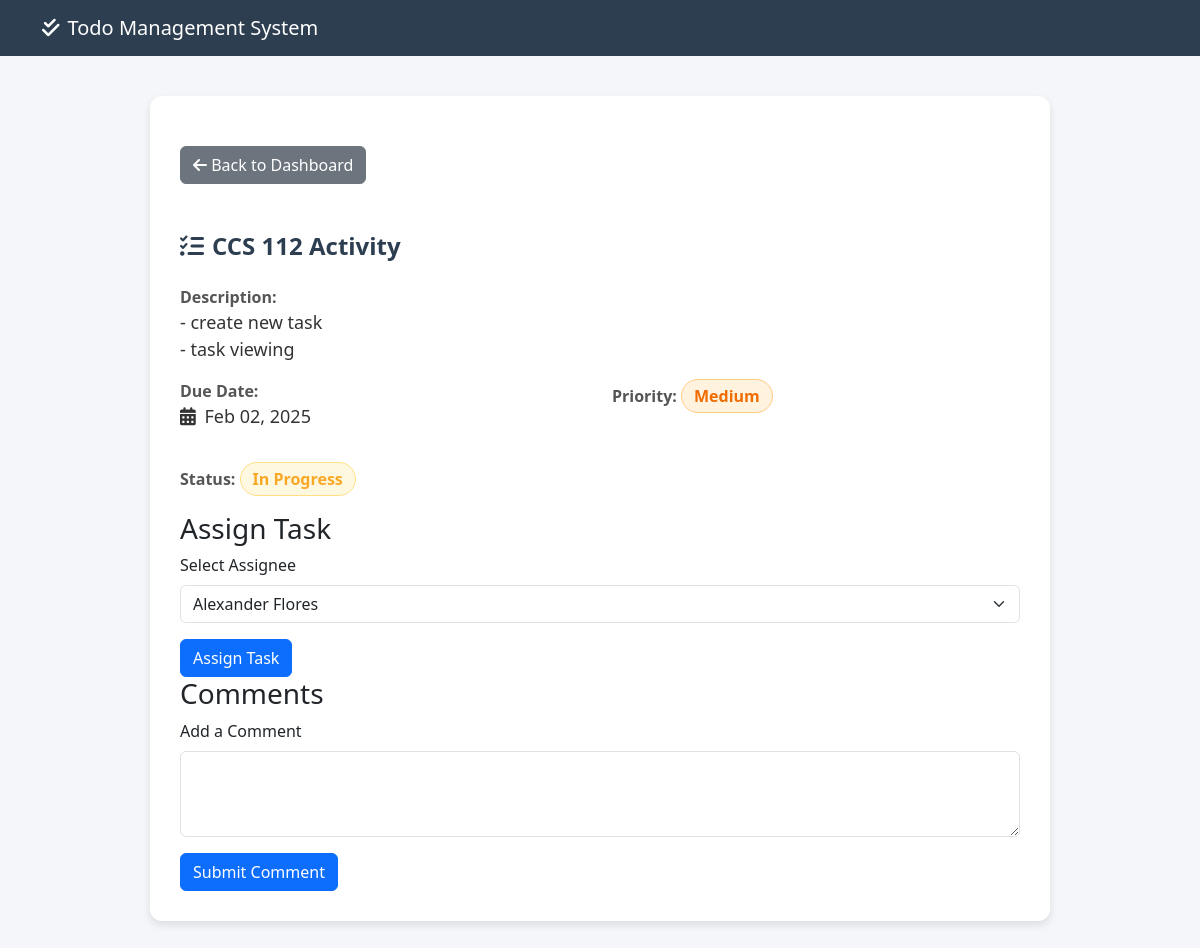
The app's page /view_task.php?id=2 with its own data.
### tables this page shows
CREATE TABLE `tasks` (
  `id` int(11) NOT NULL,
  `title` varchar(255) NOT NULL,
  `description` text DEFAULT NULL,
  `due_date` date NOT NULL,
  `priority` enum('Low','Medium','High') DEFAULT 'Medium',
  `status` enum('todo','in_progress','done') DEFAULT 'todo',
  `created_at` timestamp NOT NULL DEFAULT current_timestamp(),
  `updated_at` timestamp NOT NULL DEFAULT current_timestamp() ON UPDATE current_timestamp(),
  `assignee_id` int(11) DEFAULT NULL
);

### view_task.php (the view, shortened to what this page needs)
<?php
    include 'db_connect.php';
    $id = $_GET['id'];
    $query = "SELECT * FROM tasks WHERE id = $id";
    $result = mysqli_query($conn, $query);
    $task = mysqli_fetch_assoc($result);
    $users = [
        ['id' => 1, 'name' => 'Aila Niala'],
        ['id' => 2, 'name' => 'Alexander Flores'],
        ['id' => 3, 'name' => 'Andrei Asnan'],
        ['id' => 4, 'name' => 'Carl Manuel Gonzales'],
        ['id' => 5, 'name' => 'Carla Tabafunda']
    ];
?>
<!DOCTYPE html>
<html lang="en">
<head>
    <link href="https://cdn.jsdelivr.net/npm/bootstrap@5.3.0/dist/css/bootstrap.min.css" rel="stylesheet">
    <link rel="stylesheet" href="https://cdnjs.cloudflare.com/ajax/libs/font-awesome/6.0.0/css/all.min.css">
</head>
<body>
    <nav class="navbar navbar-expand-lg navbar-dark">
        <div class="container">
            <a class="navbar-brand" href="index.php">
                <i class="fas fa-check-double me-2"></i>Todo Management System
            </a>
        </div>
    </nav>
    <div class="container">
        <div class="task-container">
            <a href="index.php" class="btn btn-secondary back-btn">
                <i class="fas fa-arrow-left"></i> Back to Dashboard
            </a>
            <br><br><br>
            <h2 class="task-title mb-4">
                <i class="fas fa-tasks me-2"></i><?php echo htmlspecialchars($task['title']); ?>
            </h2>
            <div class="mb-3">
                <span class="task-label">Description:</span>
                <p class="task-value"><?php echo nl2br(htmlspecialchars($task['description'])); ?></p>
            </div>
            <div class="row">
                <div class="col-md-6 mb-3">
                    <span class="task-label">Due Date:</span>
                    <p class="task-value"><i class="fas fa-calendar-alt me-1"></i>
                        <?php echo date('M d, Y', strtotime($task['due_date'])); ?>
                    </p>
                </div>
                <div class="col-md-6 mb-3">
                    <span class="task-label">Priority:</span>
                    <span class="badge priority-<?php echo strtolower($task['priority']); ?>">
                        <?php echo $task['priority']; ?>
                    </span>
                </div>
                <div class="col-md-6 mb-3">
                    <span class="task-label">Status:</span>
                    <span class="badge status-<?php echo str_replace('_', '-', $task['status']); ?>">
                        <?php echo ucwords(str_replace('_', ' ', $task['status'])); ?>
                    </span>
                </div>
            </div>
            <h3>Assign Task</h3>
            <form action="" method="POST">
                <div class="mb-3">
                    <label for="assignee" class="form-label">Select Assignee</label>
                    <select class="form-select" id="assignee" name="assignee_id">
                        <?php foreach ($users as $user): ?>
                            <option value="<?php echo $user['id']; ?>" <?php echo $user['id'] == $task['assignee_id'] ? 'selected' : ''; ?>>
                                <?php echo $user['name']; ?>
                            </option>
                        <?php endforeach; ?>
                    </select>
                </div>
                <button type="submit" class="btn btn-primary">Assign Task</button>
            </form>
            <h3>Comments</h3>
            <form action="process_comment.php" method="POST">
                <div class="mb-3">
                    <label for="comment" class="form-label">Add a Comment</label>
                    <textarea class="form-control" id="comment" name="comment" rows="3" required></textarea>
                </div>
                <button type="submit" class="btn btn-primary">Submit Comment</button>
            </form>
        </div>
    </div>
</body>
</html>

### view_task.php (style rules this page uses)
body { background-color: #f4f6f9; }
.navbar { background-color: #2c3e50; }
.navbar-brand { color: white !important; }
.task-container { max-width: 900px; margin: 40px auto; padding: 30px; background: white; border-radius: 12px; box-shadow: 0 4px 8px rgba(0, 0, 0, 0.1); }
.task-title { font-size: 24px; font-weight: bold; color: #2c3e50; }
.task-label { font-weight: 600; color: #555; font-size: 16px; }
.task-value { font-size: 18px; color: #333; }
.badge { font-size: 16px; padding: 8px 12px; border-radius: 20px; }
.priority-medium { background-color: #fff3e0; color: #ef6c00; border: 1px solid #ffcc80; }
.status-in-progress { background-color: #fff8e1; color: #f9a825; border: 1px solid #ffe082; }
.back-btn { margin-top: 20px; }

### records on screen
tasks: title "CCS 112 Activity", description "- create new task - task viewing", due_date "Feb 02, 2025", priority "Medium", status "In Progress", assignee_id "Alexander Flores"
